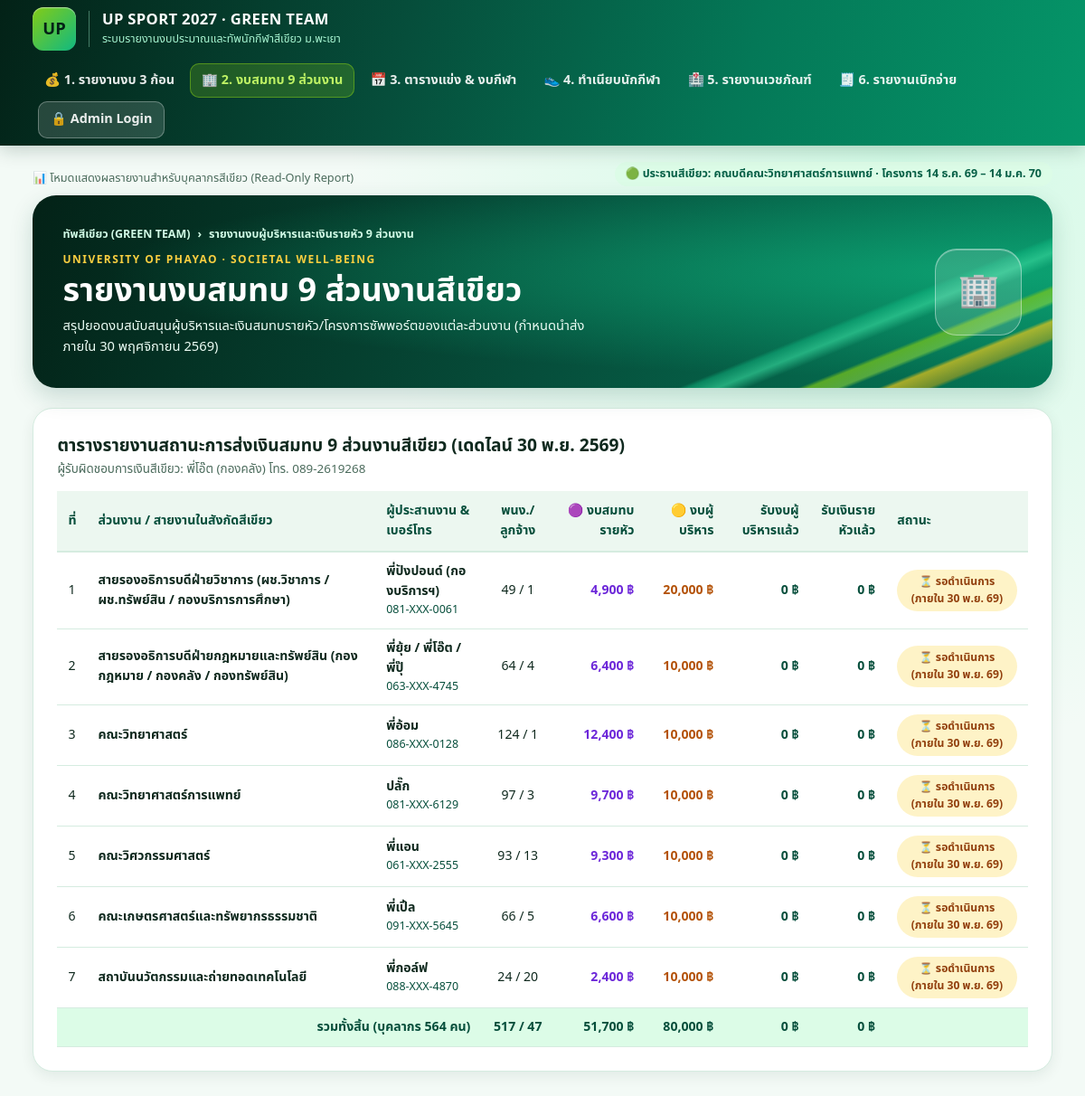
/units.php, run on the app's committed database.
### tables this page shows
CREATE TABLE units (
    id INT AUTO_INCREMENT PRIMARY KEY,
    unit_code VARCHAR(20) NOT NULL UNIQUE,
    unit_name VARCHAR(150) NOT NULL,
    parent_line VARCHAR(150) NOT NULL,
    staff_count INT NOT NULL DEFAULT 0 COMMENT 'จำนวนพนักงาน (คนละ 100 บาท)',
    employee_count INT NOT NULL DEFAULT 0 COMMENT 'จำนวนลูกจ้าง (ยกเว้นรายหัว)',
    expected_participation_pct DECIMAL(5,2) NOT NULL DEFAULT 70.00 COMMENT '% คาดการณ์ผู้เข้าร่วมจริง',
    exec_support_pledged DECIMAL(10,2) NOT NULL DEFAULT 0.00 COMMENT 'งบผู้บริหารแจ้งสนับสนุน (ก้อน 1)',
    exec_support_received DECIMAL(10,2) NOT NULL DEFAULT 0.00 COMMENT 'งบผู้บริหารที่ส่งแล้ว',
    headcount_received DECIMAL(10,2) NOT NULL DEFAULT 0.00 COMMENT 'เงินรายหัว/โครงการคณะที่ส่งแล้ว (ก้อน 3)',
    coordinator_name VARCHAR(100) NOT NULL,
    coordinator_phone VARCHAR(50) NOT NULL,
    payment_due_date DATE DEFAULT '2026-11-30',
    payment_status ENUM('PENDING', 'PARTIAL', 'PAID') DEFAULT 'PENDING',
    updated_at TIMESTAMP DEFAULT CURRENT_TIMESTAMP ON UPDATE CURRENT_TIMESTAMP
);

### config/db.php (called while the page is built, shortened)
<?php
function h($str): string {
    return htmlspecialchars((string)$str, ENT_QUOTES, 'UTF-8');
}
function mask_phone($phone, bool $show_full = false): string {
    $raw = trim((string)$phone);
    $digits = preg_replace('/\D+/', '', $raw);
    if (strlen($digits) >= 9) {
        return substr($digits, 0, 3) . '-XXX-' . substr($digits, -4);
    }
    return $raw;
}

### config/auth.php (called while the page is built, shortened)
<?php
require_once __DIR__ . '/db.php';
function is_admin_logged_in(): bool {
    if (empty($_SESSION['green_admin_logged_in'])) {
        return false;
    }
    return true;
}

### units.php (the view, shortened to what this page needs)
<?php
require_once __DIR__ . '/config/auth.php';
$units = $pdo->query("SELECT * FROM units ORDER BY id ASC")->fetchAll();
$status_map = [
    'PENDING' => ['⏳ รอดำเนินการ (ภายใน 30 พ.ย. 69)', 'warn'],
    'PARTIAL' => ['🌗 ส่งบางส่วนแล้ว', 'info'],
    'PAID'    => ['✅ ส่งครบเรียบร้อย', ''],
];
require_once __DIR__ . '/includes/header.php';
?>
<div class="white-shell">
  <div style="display:flex; justify-content:space-between; align-items:center; flex-wrap:wrap; gap:10px; margin-bottom:14px;">
    <div>
      <h2 style="font-size:1.2rem; font-weight:800;">ตารางรายงานสถานะการส่งเงินสมทบ 9 ส่วนงานสีเขียว (เดดไลน์ 30 พ.ย. 2569)</h2>
      <p style="font-size:0.84rem; color:var(--muted);">ผู้รับผิดชอบการเงินสีเขียว: พี่โอ๊ต (กองคลัง) โทร. 089-2619268</p>
    </div>
  </div>
  <div style="overflow-x:auto;">
    <table class="up-table">
      <thead>
        <tr>
          <th>ที่</th>
          <th>ส่วนงาน / สายงานในสังกัดสีเขียว</th>
          <th>ผู้ประสานงาน &amp; เบอร์โทร</th>
          <th style="text-align:center;">พนง./ลูกจ้าง</th>
          <th style="text-align:right;">🟣 งบสมทบรายหัว</th>
          <th style="text-align:right;">🟡 งบผู้บริหาร</th>
          <th style="text-align:right;">รับงบผู้บริหารแล้ว</th>
          <th style="text-align:right;">รับเงินรายหัวแล้ว</th>
          <th>สถานะ</th>
        </tr>
      </thead>
      <tbody>
        <?php
        $sum_staff = 0; $sum_emp = 0; $sum_full_hc = 0;
        $sum_exec_pledged = 0; $sum_exec_rec = 0; $sum_hc_rec = 0;
        foreach ($units as $idx => $u):
          $staff = (int)$u['staff_count'];
          $emp   = (int)$u['employee_count'];
          $full_hc = $staff * 100;
          $exec_p = (float)$u['exec_support_pledged'];
          $exec_r = (float)$u['exec_support_received'];
          $hc_r   = (float)$u['headcount_received'];
          $sum_staff += $staff; $sum_emp += $emp;
          $sum_full_hc += $full_hc;
          $sum_exec_pledged += $exec_p; $sum_exec_rec += $exec_r; $sum_hc_rec += $hc_r;
          [$st_txt, $st_cls] = $status_map[$u['payment_status']] ?? ['รอดำเนินการ', 'warn'];
        ?>
        <tr>
          <td><?= $idx + 1 ?></td>
          <td><strong><?= h($u['unit_name']) ?></strong></td>
          <td>
            <strong><?= h($u['coordinator_name']) ?></strong>
            <div style="font-size:0.78rem; color:var(--green-dark);"><?= h(mask_phone($u['coordinator_phone'], is_admin_logged_in())) ?></div>
          </td>
          <td style="text-align:center;"><?= $staff ?> / <?= $emp ?></td>
          <td style="text-align:right; font-weight:750; color:#6d28d9;"><?= number_format($full_hc) ?> ฿</td>
          <td style="text-align:right; font-weight:750; color:#b45309;"><?= number_format($exec_p) ?> ฿</td>
          <td style="text-align:right; font-weight:800; color:var(--green-dark);"><?= number_format($exec_r) ?> ฿</td>
          <td style="text-align:right; font-weight:800; color:var(--green-dark);"><?= number_format($hc_r) ?> ฿</td>
          <td><span class="status-pill <?= $st_cls ?>"><?= h($st_txt) ?></span></td>
        </tr>
        <?php endforeach; ?>
      </tbody>
      <tfoot>
        <tr style="background:#dcfce7; font-weight:850; color:var(--green-dark);">
          <td colspan="3" style="text-align:right;">รวมทั้งสิ้น (บุคลากร <?= $sum_staff + $sum_emp ?> คน)</td>
          <td style="text-align:center;"><?= $sum_staff ?> / <?= $sum_emp ?></td>
          <td style="text-align:right;"><?= number_format($sum_full_hc) ?> ฿</td>
          <td style="text-align:right;"><?= number_format($sum_exec_pledged) ?> ฿</td>
          <td style="text-align:right;"><?= number_format($sum_exec_rec) ?> ฿</td>
          <td style="text-align:right;"><?= number_format($sum_hc_rec) ?> ฿</td>
          <td></td>
        </tr>
      </tfoot>
    </table>
  </div>
</div>
<?php require_once __DIR__ . '/includes/footer.php'; ?>

### assets/css/green-theme.css (style rules this page uses)
:root { --ink: #0f291e; --muted: #4b6b5c; --deep: #042f1f; --green: #059669; --green-dark: #064e3b; --green-mid: #047857; --hot: #84cc16; --gold: #f9ce40; --paper: #f3faf6; --line: #d5ece0; --white: #ffffff; --radius: 16px; --shadow: 0 5px 15px rgba(6, 57, 38, 0.08); --max: 1408px; --pad: clamp(16px, 3vw, 40px); --thai: "Noto Sans Thai", "Leelawadee UI", "Tahoma", system-ui, sans-serif; }
*, *::before, *::after { box-sizing: border-box; }
html { color-scheme: light; overflow-x: clip; }
body { margin: 0; overflow-x: clip; background: radial-gradient(ellipse at 83% 13%, #d1fae5 0, transparent 38rem), var(--paper); color: var(--ink); font: 15.5px/1.56 var(--thai); font-variant-numeric: tabular-nums; min-height: 100vh; }
h1, h2, h3, h4, p { margin: 0; }
.white-shell { background: var(--white); border-radius: 22px; border: 1px solid var(--line); box-shadow: var(--shadow); padding: clamp(18px, 2.2vw, 28px); margin-bottom: 22px; }
.status-pill { display: inline-block; padding: 4px 12px; border-radius: 99px; font-size: 0.76rem; font-weight: 750; text-align: center; background: #dcfce7; color: #065f46; }
.status-pill.warn { background: #fef3c7; color: #92400e; }
.up-table { width: 100%; border-collapse: collapse; font-size: 0.88rem; }
.up-table th { text-align: left; padding: 11px 12px; background: #ecf7f0; color: var(--green-dark); font-weight: 750; border-bottom: 2px solid var(--line); }
.up-table td { padding: 10px 12px; border-bottom: 1px solid var(--line); vertical-align: middle; }

### data on the page
units: unit_name "สายรองอธิการบดีฝ่ายวิชาการ (ผช.วิชาการ / ผช.ทรัพย์สิน / กองบริการการศึกษา)", coordinator_name "พี่ปังปอนด์ (กองบริการฯ)", coordinator_phone "081-XXX-0061", staff_count "49", employee_count "1", staff_count "4,900", exec_support_pledged "20,000", exec_support_received "0", headcount_received "0", st_txt "⏳ รอดำเนินการ (ภายใน 30 พ.ย. 69)"
units: unit_name "สายรองอธิการบดีฝ่ายกฎหมายและทรัพย์สิน (กองกฎหมาย / กองคลัง / กองทรัพย์สิน)", coordinator_name "พี่ยุ้ย / พี่โอ๊ต / พี่ปุ๊", coordinator_phone "063-XXX-4745", staff_count "64", employee_count "4", staff_count "6,400", exec_support_pledged "10,000", exec_support_received "0", headcount_received "0", st_txt "⏳ รอดำเนินการ (ภายใน 30 พ.ย. 69)"
units: unit_name "คณะวิทยาศาสตร์", coordinator_name "พี่อ้อม", coordinator_phone "086-XXX-0128", staff_count "124", employee_count "1", staff_count "12,400", exec_support_pledged "10,000", exec_support_received "0", headcount_received "0", st_txt "⏳ รอดำเนินการ (ภายใน 30 พ.ย. 69)"
units: unit_name "คณะวิทยาศาสตร์การแพทย์", coordinator_name "ปลั๊ก", coordinator_phone "081-XXX-6129", staff_count "97", employee_count "3", staff_count "9,700", exec_support_pledged "10,000", exec_support_received "0", headcount_received "0", st_txt "⏳ รอดำเนินการ (ภายใน 30 พ.ย. 69)"
units: unit_name "คณะวิศวกรรมศาสตร์", coordinator_name "พี่แอน", coordinator_phone "061-XXX-2555", staff_count "93", employee_count "13", staff_count "9,300", exec_support_pledged "10,000", exec_support_received "0", headcount_received "0", st_txt "⏳ รอดำเนินการ (ภายใน 30 พ.ย. 69)"
units: unit_name "คณะเกษตรศาสตร์และทรัพยากรธรรมชาติ", coordinator_name "พี่เปิ้ล", coordinator_phone "091-XXX-5645", staff_count "66", employee_count "5", staff_count "6,600", exec_support_pledged "10,000", exec_support_received "0", headcount_received "0", st_txt "⏳ รอดำเนินการ (ภายใน 30 พ.ย. 69)"
units: unit_name "สถาบันนวัตกรรมและถ่ายทอดเทคโนโลยี", coordinator_name "พี่กอล์ฟ", coordinator_phone "088-XXX-4870", staff_count "24", employee_count "20", staff_count "2,400", exec_support_pledged "10,000", exec_support_received "0", headcount_received "0", st_txt "⏳ รอดำเนินการ (ภายใน 30 พ.ย. 69)"

### other printed values
$page_crumb "รายงานงบผู้บริหารและเงินรายหัว 9 ส่วนงาน"
$page_heading "รายงานงบสมทบ 9 ส่วนงานสีเขียว"
$page_desc "สรุปยอดงบสนับสนุนผู้บริหารและเงินสมทบรายหัว/โครงการซัพพอร์ตของแต่ละส่วนงาน (กำหนดนำส่งภายใน 30 พฤศจิกายน 2569)"
$page_icon "🏢"
$sum_staff + $sum_emp "564"
$sum_staff "517"
$sum_emp "47"
$sum_full_hc "51,700"
$sum_exec_pledged "80,000"
$sum_exec_rec "0"
$sum_hc_rec "0"
